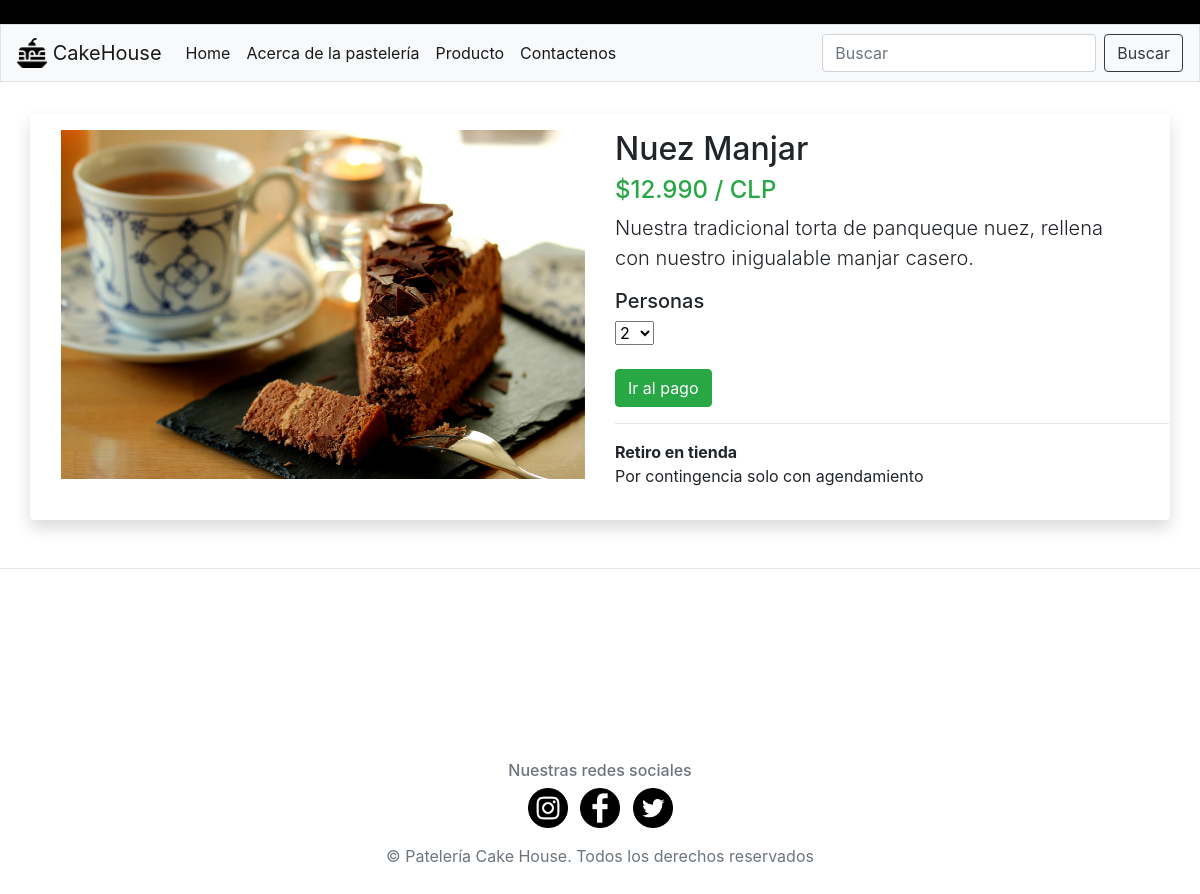
The app's page /productos/mostrado/19/ with its own data.
### productos/models.py (models this page shows, shortened)
class Producto(models.Model):
    tipo_producto = models.ForeignKey(Tipo_producto, on_delete=models.CASCADE)
    nombre= models.CharField(max_length=100,default='')
    precio = models.IntegerField(default=0)
    descripcion= models.CharField(max_length=600,default='')
    imagen = models.ImageField(upload_to="porductos", null= True)
    class Meta:
        permissions = (
            ('gerente', _('Es gerente')),
            ('cliente', _('Es cliente')),
        )

### productos/views.py (the view)
# urls.py: path('mostrado/<id>/',views.mostrado,name='mostrado'),
def mostrado(request,id):
    producto= Producto.objects.get(pk=id)
    return render(request,'productos/mostrado.html',{'producto':producto})

### productos/templates/productos/mostrado.html (shortened to what this page needs)
<!doctype html>
<html lang="en">
<head>
    {% load static %}
    <link rel="stylesheet" type="text/css" href="{% static 'productos/css/bootstrap.min.css'%}">
</head>
<body>
    <nav style="background-color: black;">
    </nav>
    <nav class="navbar navbar-expand-lg navbar-light bg-light border">
        <a class="navbar-brand letra_negra" href="#"> <img src="{% static 'productos/img/cakee.png'%}" width="30"
                height="30" class="d-inline-block align-top" alt="">
            CakeHouse</a>
        <div class="collapse navbar-collapse" id="navbarSupportedContent">
            <ul class="navbar-nav mr-auto">
                <li class="nav-item active">
                    <a class="nav-link" href="{%url 'productos:index'%}">Home </a>
                </li>
                <li class="nav-item active">
                    <a class="nav-link" href="#">Acerca de la pastelería</a>
                </li>
                <li class="nav-item active">
                    <a class="nav-link" href="#">Producto
                    </a>
                </li>
                <li class="nav-item active">
                    <a class="nav-link" href="#">Contactenos</a>
                </li>
            </ul>
            <form class="form-inline my-2 my-lg-0" action="{%url 'productos:mostrar_productos'%}" method="POST">
                <input class="form-control mr-sm-2" type="search" placeholder="Buscar" aria-label="Search"
                    name="Buscar">
                <input type="submit" class="btn btn-outline-dark my-2 my-sm-0" value="Buscar"></input>
            </form>
        </div>
    </nav>
    <div class=" container shadow p-3 mb-5 bg-white rounded" style="margin-top: 2rem;">
        <div  class="container ">
          <div class="row featurette">
            <div class="justify-content-center  col-md-6 order-md-1">
              <div id="carouselExampleControls" class="carousel slide" data-ride="carousel">
                  <div class="carousel-inner">
                    <div class="carousel-item active">
                      <img src="{{producto.imagen.url}}" class="d-block w-100" alt="...">
                    </div>
                  </div>
                </div>
          </div>
            <div class="col-md-6 order-md-2">
                {%load humanize%}
              <h2  class="featurette-heading">{{producto.nombre}}</h2>
              <div><h4 class="text-success">${{producto.precio|intcomma}} / CLP</h4></div>
              <p class="lead">{{producto.descripcion}}</p>
              <div><h5>Personas</h5></div>
              <div >
                  <select >
                      <option>2</option>
                    </select>
              </div>
              <br>
              <div>
              <a href="{%url 'productos:pago' producto.id%}"><button  type="button" class="btn btn-success">Ir al pago</button></a>
              </div>
              <hr class="container featurette-divider">
              <p><span><strong>Retiro en tienda</strong><br>Por contingencia solo con agendamiento</span></p>
            </div>
          </div>
        </div>
      </div>
      <hr class=" featurette-divider" style="margin-bottom:9rem;">
</body>
<footer class="my-5 pt-5 text-muted text-center text-small">
    <h6>Nuestras redes sociales</h6>
    <ul class="list-inline">
        <li class="list-inline-item"><a href="https://www.instagram.com/"><img
                    src="{% static 'productos/img/instagram (1).png'%}" alt="" width="40" title="NUESTRO INSTAGRAM"></a>
        </li>
        <li class="list-inline-item"><a href="https://www.facebook.com/"><img
                    src="{% static 'productos/img/facebook-logo.png'%}" alt="" width="40" title="NUESTRO FACEBOOK"></a>
        </li>
        <li class="list-inline-item"><a href="https://twitter.com/?lang=es"><img
                    src="{% static 'productos/img/twitter (1).png'%}" alt="" width="40" title="NUESTRO TWITTER"></a>
        </li>
    </ul>
    <p class="mb-1">&copy; Patelería Cake House. Todos los derechos reservados</p>
</footer>
</html>

### records on screen
Producto: imagen (picture), nombre "Nuez Manjar", precio "12.990", descripcion "Nuestra tradicional torta de panqueque nuez, rellena con nuestro inigualable manjar casero."
